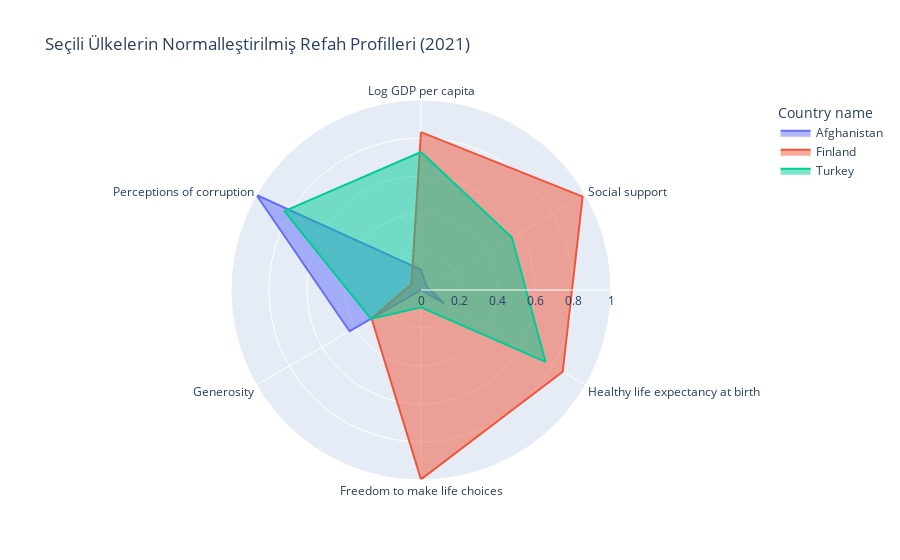

The notebook cell this image was saved under:
### Code cell
import pandas as pd
from sklearn.preprocessing import MinMaxScaler
import plotly.express as px

df_2021 = df[df['Year'] == 2021].copy()

countries_to_compare = ['Finland', 'Turkey', 'Afghanistan']
metrics = [
    'Log GDP per capita',
    'Social support',
    'Healthy life expectancy at birth',
    'Freedom to make life choices',
    'Generosity',
    'Perceptions of corruption'
]

plot_df = df_2021[df_2021['Country name'].isin(countries_to_compare)][['Country name'] + metrics].set_index('Country name')

scaler = MinMaxScaler()
df_2021[metrics] = scaler.fit_transform(df_2021[metrics])

normalized_plot_df = df_2021[df_2021['Country name'].isin(countries_to_compare)][['Country name'] + metrics].melt(
    id_vars='Country name',
    var_name='Bileşen',
    value_name='Normalleştirilmiş Değer'
)

fig = px.line_polar(
    normalized_plot_df,
    r='Normalleştirilmiş Değer',
    theta='Bileşen',
    color='Country name',
    line_close=True,
    title='Seçili Ülkelerin Normalleştirilmiş Refah Profilleri (2021)'
)

fig.update_traces(fill='toself')
fig.show()

### Figure 1 — Plotly figure (JSON) as saved in the notebook; plotly's stock layout.template omitted (floating-point values rounded to 4 significant figures)
{"data": [{"fill": "toself", "hovertemplate": "Country name=Afghanistan<br>Normalleştirilmiş Değer=%{r}<br>Bileşen=%{theta}<extra></extra>", "legendgroup": "Afghanistan", "line": {"color": "#636efa", "dash": "solid"}, "marker": {"symbol": "circle"}, "mode": "lines", "name": "Afghanistan", "r": [0.107, 0.03426, 0.141, 0.0, 0.4341, 1.0, 0.107], "showlegend": true, "subplot": "polar", "theta": ["Log GDP per capita", "Social support", "Healthy life expectancy at birth", "Freedom to make life choices", "Generosity", "Perceptions of corruption", "Log GDP per capita"], "type": "scatterpolar"}, {"fill": "toself", "hovertemplate": "Country name=Finland<br>Normalleştirilmiş Değer=%{r}<br>Bileşen=%{theta}<extra></extra>", "legendgroup": "Finland", "line": {"color": "#EF553B", "dash": "solid"}, "marker": {"symbol": "circle"}, "mode": "lines", "name": "Finland", "r": [0.8308, 0.9824, 0.8612, 0.9967, 0.3005, 0.05842, 0.8308], "showlegend": true, "subplot": "polar", "theta": ["Log GDP per capita", "Social support", "Healthy life expectancy at birth", "Freedom to make life choices", "Generosity", "Perceptions of corruption", "Log GDP per capita"], "type": "scatterpolar"}, {"fill": "toself", "hovertemplate": "Country name=Turkey<br>Normalleştirilmiş Değer=%{r}<br>Bileşen=%{theta}<extra></extra>", "legendgroup": "Turkey", "line": {"color": "#00cc96", "dash": "solid"}, "marker": {"symbol": "circle"}, "mode": "lines", "name": "Turkey", "r": [0.7262, 0.5524, 0.757, 0.09149, 0.3036, 0.8301, 0.7262], "showlegend": true, "subplot": "polar", "theta": ["Log GDP per capita", "Social support", "Healthy life expectancy at birth", "Freedom to make life choices", "Generosity", "Perceptions of corruption", "Log GDP per capita"], "type": "scatterpolar"}], "layout": {"legend": {"title": {"text": "Country name"}, "tracegroupgap": 0}, "polar": {"angularaxis": {"direction": "clockwise", "rotation": 90}, "domain": {"x": [0, 1], "y": [0, 1]}}, "title": {"text": "Seçili Ülkelerin Normalleştirilmiş Refah Profilleri (2021)"}}}
